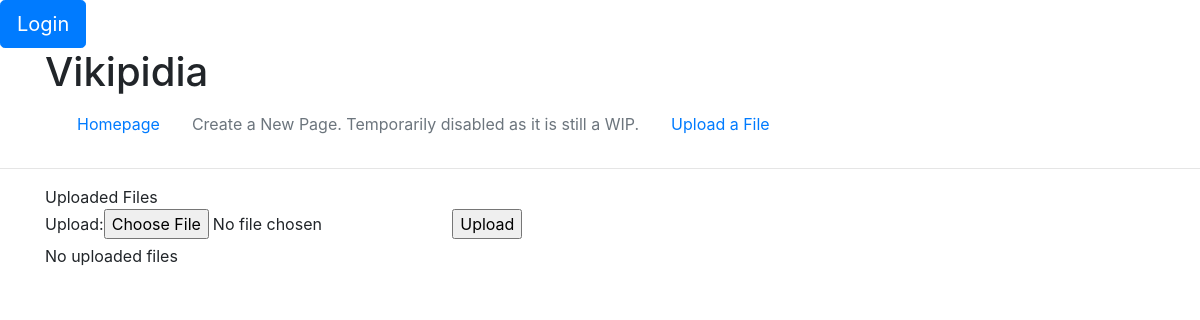
The page /wiki/upload/ on the database as committed earlier.
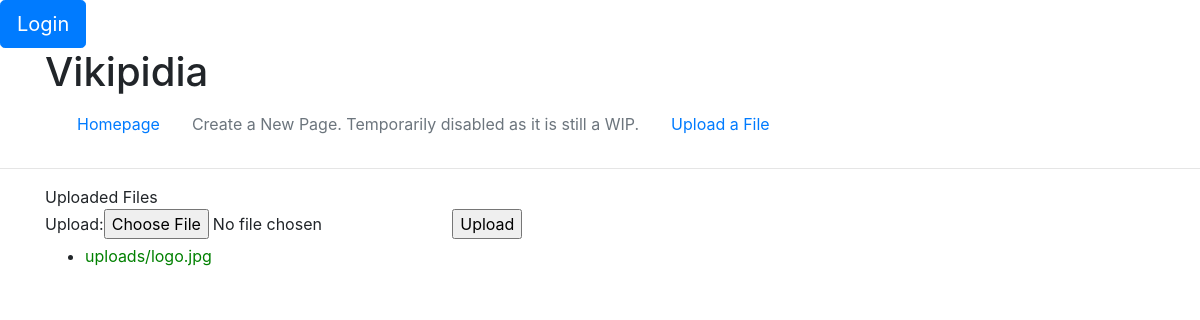
The same page on the database as committed later.
### wiki/models.py (models this page shows, shortened)
class UserFileUpload(models.Model):
    upload = models.FileField(upload_to='uploads/')

### wiki/views.py (the view)
# urls.py: path('upload/', views.upload_file, name='upload_page' ),
def upload_file(request):
    context = {}
    if request.method == 'POST':
        form = UploadFileForm(request.POST, request.FILES)
        if form.is_valid():
            form.save()
    else:
        form = UploadFileForm()
    context['form'] = form
    context['files'] = UserFileUpload.objects.all().order_by('upload')
    return render(request, 'wiki/upload.html', context)

### wiki/forms.py
class UploadFileForm(ModelForm):
    class Meta:
        model = UserFileUpload
        fields = ['upload' ]

### wiki/templates/wiki/upload.html (shortened to what this page needs)
{% extends 'wiki/base.html' %}
{% load static %}
{% block content %}
<div class="container">
    {% block contentTitle %}Uploaded Files{% endblock %}
    <form method='POST' enctype='multipart/form-data' action="{% url 'wiki:upload_page' %}">
        {{form}}
        <input type='submit' value="Upload">
    </form>
    <section>
        {% if files %}
        <ul>
            {% for file in files %}
            <li><a href="{{file.upload.url}}">{{file.upload.name}}</a></li>
            {% endfor %}
        </ul>
        {% else %}
        <p>No uploaded files</p>
        {% endif %}
    </section>
</div>
{% endblock %}

Rows that differ between the two databases and show on the page:
added UserFileUpload: upload.name "uploads/logo.jpg"
Other text that changed with them:
text no longer shown: "No uploaded files"
